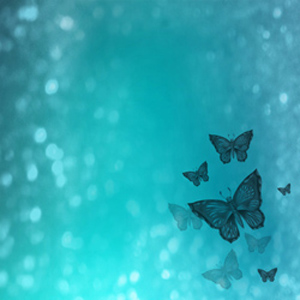
//> input picture hpcsmini/image_sample/300x300.jpg, 300 x 300 px
$ ./Sequential_OPENCV ../image_sample/300x300.jpg   (built with g++ and OpenCV 4)
//> lines starting //> are read from the running program, lines starting //| are printed output that depends on the picture
#include <iostream>
#include <iomanip>
#include <ctime>
#include <vector>
#include <opencv4/opencv2/opencv.hpp>

using namespace cv;
using namespace std;

// The weight matrix remains a constant global or can be defined locally.
const int wgt[3][3] = {
    {8, 4, 2},
    {16, 0, 1},
    {32, 64, 128}
};

// --- HELPER FUNCTION TO PRINT A CV::MAT ---
void print_matrix(const Mat& mat_to_print, const string& name) {
    cout << "\n--- " << name << " (" << mat_to_print.rows << "x" << mat_to_print.cols << ") ---" << endl;
    for (int i = 0; i < mat_to_print.rows; i++) {
        for (int j = 0; j < mat_to_print.cols; j++) {
            // Use (int) to print the numerical value of the uchar, not the character
            printf("%4d", (int)mat_to_print.at<uchar>(i, j));
        }
        printf("\n");
    }
    cout << "----------------------------------------" << endl;
}


double getCurrentTime() {
    struct timespec currentTime;
    clock_gettime(CLOCK_MONOTONIC, &currentTime);
    return (double)currentTime.tv_sec * 1000.0 + (double)currentTime.tv_nsec / 1000000.0;
}

// Same casecheck function, but now it returns a uchar.
uchar casecheck(uchar a, uchar b, uchar c, uchar d) {
    if (a == b && b == c && c == d) return 7;
    if (a == b) return 1;
    if (b == d) return 2;
    if (c == d) return 3;
    if (a == c) return 4;
    if (a == d) return 5;
    if (c == b) return 6;
    return 0;
}

int main(int argc, char* argv[]) {
    if (argc < 2) {
        cerr << "Usage: " << argv[0] << " <image_path>" << endl;
        return -1;
    }

    Mat image = imread(argv[1]);
//> image is the input picture: 300 rows x 300 cols, CV_8UC3; mean B, G, R 181.8, 170.3, 46.1
    if (image.empty()) {
        cerr << "Error: Couldn't load input image." << endl;
        return -1;
    }

    Mat hsv_image;
    cvtColor(image, hsv_image, COLOR_BGR2HSV);
//> hsv_image: 300 rows x 300 cols, CV_8UC3; mean H, S, V 92.8, 191.2, 181.8

    vector<Mat> hsvChannels;
    split(hsv_image, hsvChannels);
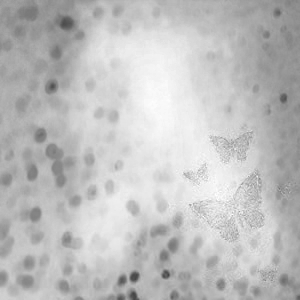
//> hsvChannels[1]: 300 rows x 300 cols, CV_8UC1; min 69, max 255, mean 191.2
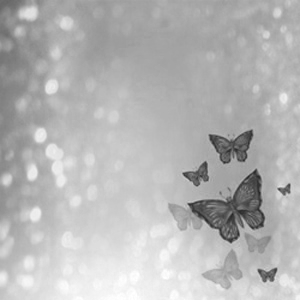
//> hsvChannels[2]: 300 rows x 300 cols, CV_8UC1; min 37, max 255, mean 181.8
    Mat v_channel = hsvChannels[2]; // This is our source image, type CV_8UC1 (uchar)

    const int m_r = v_channel.rows / 2;
//> m_r = 150
    const int m_c = v_channel.cols / 2;
//> m_c = 150

    // Use cv::Mat with the correct uchar type (CV_8UC1) for all images.
    Mat txt_img(m_r, m_c, CV_8UC1);

    // --- Texton Calculation ---
    double startTime1 = getCurrentTime();
    for (int i = 0; i < m_r; ++i) {
        // Get pointers to the two source rows to avoid repeated .at() calls
        const uchar* p_src1 = v_channel.ptr<uchar>(i * 2);
        const uchar* p_src2 = v_channel.ptr<uchar>(i * 2 + 1);
        // Get pointer to the destination row
        uchar* p_dest = txt_img.ptr<uchar>(i);

        for (int j = 0; j < m_c; ++j) {
            uchar a = p_src1[j * 2];
            uchar b = p_src1[j * 2 + 1];
            uchar c = p_src2[j * 2];
            uchar d = p_src2[j * 2 + 1];
            p_dest[j] = casecheck(a, b, c, d);
        }
    }
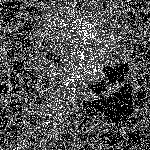
//> txt_img: 150 rows x 150 cols, CV_8UC1; min 0, max 7, mean 2.21; drawn with min black and max white
    double endTime1 = getCurrentTime();

    // --- LTxXORp Calculation ---
    // Initialize the result image by copying the texton image.
    // This efficiently handles the borders, as they remain unchanged.
    Mat main_res = txt_img.clone();

    double startTime2 = getCurrentTime();
    // Loop only over the INTERIOR pixels, from 1 to rows-2 and 1 to cols-2.
    // This avoids the expensive 'if' check for borders inside the loop.
    for (int i = 1; i < m_r - 1; ++i) {
        // Get pointers to the previous, current, and next rows of the texton image
        const uchar* p_prev = txt_img.ptr<uchar>(i - 1);
        const uchar* p_curr = txt_img.ptr<uchar>(i);
        const uchar* p_next = txt_img.ptr<uchar>(i + 1);
        // Get pointer to the destination row in the result matrix
        uchar* p_dest = main_res.ptr<uchar>(i);

        for (int j = 1; j < m_c - 1; ++j) {
            const uchar center_val = p_curr[j];

            // Inlined logic from Texton_weight function, removing function call overhead
            // and the global variable. (condition) evaluates to 0 or 1, creating branchless code.
            int xor_S = 0;
            xor_S += (p_prev[j - 1] != center_val) * wgt[0][0];
            xor_S += (p_prev[j]     != center_val) * wgt[0][1];
            xor_S += (p_prev[j + 1] != center_val) * wgt[0][2];
            xor_S += (p_curr[j - 1] != center_val) * wgt[1][0];
            // xor_S += (p_curr[j]  != center_val) * wgt[1][1]; // Center is always 0
            xor_S += (p_curr[j + 1] != center_val) * wgt[1][2];
            xor_S += (p_next[j - 1] != center_val) * wgt[2][0];
            xor_S += (p_next[j]     != center_val) * wgt[2][1];
            xor_S += (p_next[j + 1] != center_val) * wgt[2][2];

            p_dest[j] = saturate_cast<uchar>(xor_S); // Safely cast to uchar
        }
    }
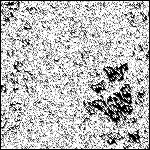
//> main_res: 150 rows x 150 cols, CV_8UC1; min 0, max 255, mean 185.7
    double endTime2 = getCurrentTime();

    // --- PRINT THE FINAL RESULT ---
    //print_matrix(txt_img, "Intermediate Texton Image");
    //print_matrix(main_res, "Final LTxXORp Result");


    double totalTime1 = endTime1 - startTime1;
    double totalTime2 = endTime2 - startTime2;

    printf("\n____________________________\n\n");
    printf("Elapsed time for texton : %.4f milliseconds\n", totalTime1);
    printf("Elapsed time for LTxXORp: %.4f milliseconds\n", totalTime2);
    printf("Total elapsed time      : %.4f milliseconds\n", totalTime1 + totalTime2);

    return 0;
}
